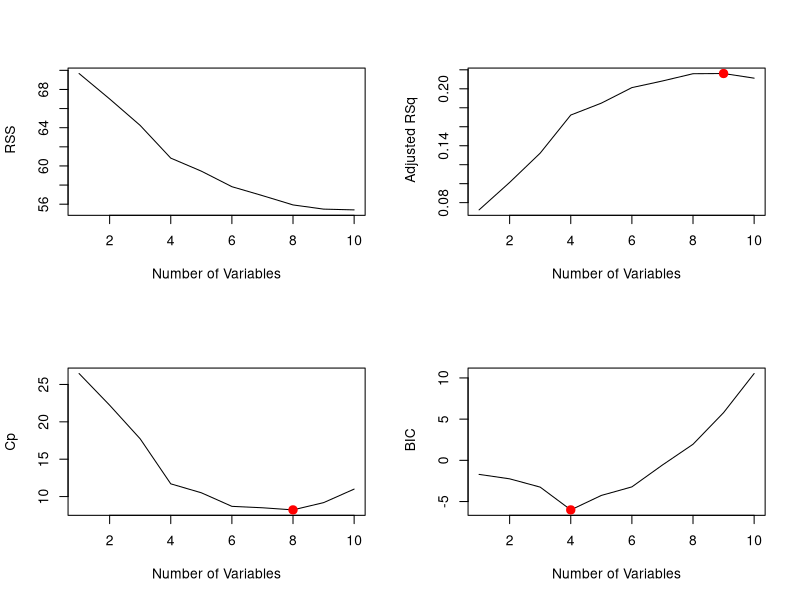
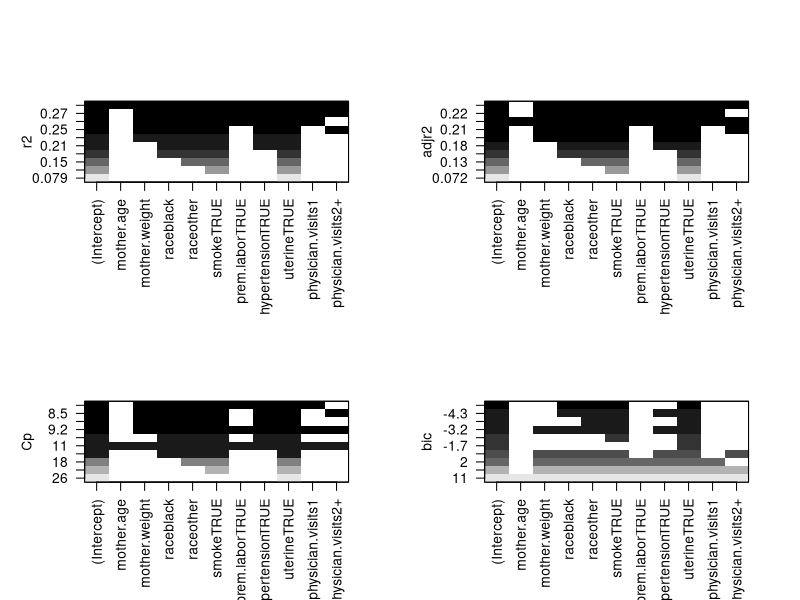
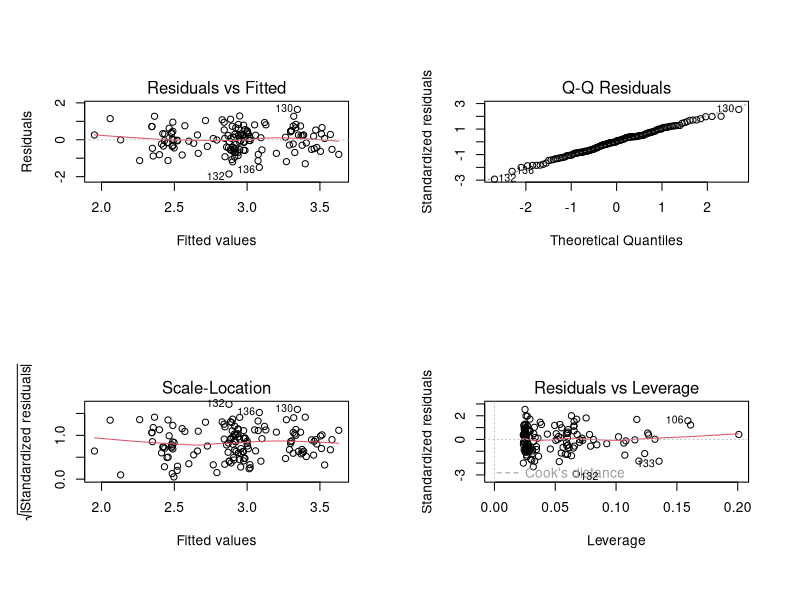
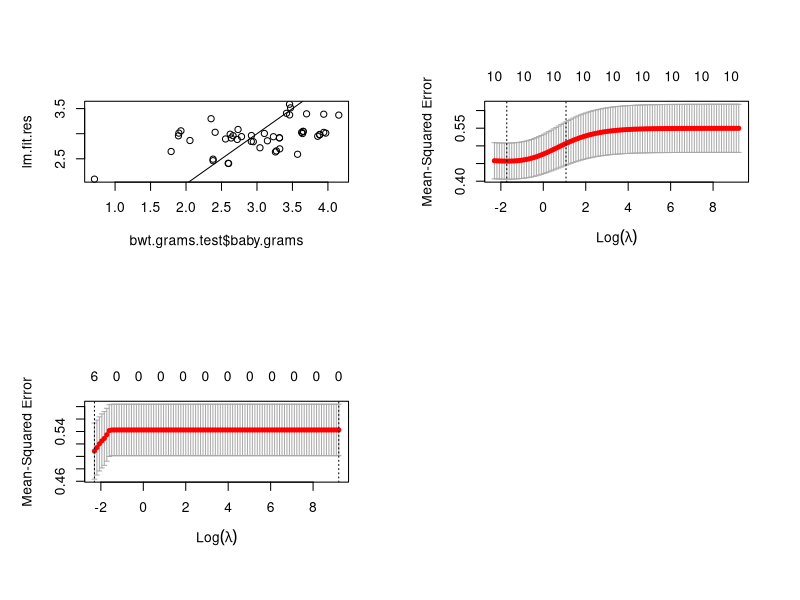

R code for these plots, in order:
## ---- chunk 1
library(MASS)
data(birthwt)

bwt.grams <- with(birthwt, {
  bwt <- bwt/1000
  race <- factor(race, labels = c("white", "black", "other"))
  ptd <- factor(ptl > 0)
  ftv <- factor(ftv)
  levels(ftv)[-(1:2)] <- "2+"
  data.frame(bwt, age, lwt, race, smoke = (smoke > 0),
             ptd, ht = (ht > 0), ui = (ui > 0), ftv)
})
colnames(bwt.grams) <- c("baby.grams", "mother.age", 
                       "mother.weight", "race",
                       "smoke", "prem.labor", 
                       "hypertension", "uterine",
                       "physician.visits")

#create train and test
set.seed(1)
train <- sample(1:nrow(bwt.grams), floor(0.75*nrow(bwt.grams)))
bwt.grams.train <- bwt.grams[train,]
bwt.grams.test <- bwt.grams[-train,]

library (leaps)
regfit.full=regsubsets(baby.grams~., bwt.grams.train, nvmax =19)
reg.summary = summary(regfit.full)
par(mfrow =c(2,2))
plot(reg.summary$rss ,xlab=" Number of Variables ",ylab=" RSS", type="l")
plot(reg.summary$adjr2 ,xlab =" Number of Variables ", ylab=" Adjusted RSq",type="l")
max.adjr2=which.max (reg.summary$adjr2)
max.adjr2
points (max.adjr2, reg.summary$adjr2[max.adjr2], col ="red",cex =2, pch =20)


plot(reg.summary$cp ,xlab =" Number of Variables ", ylab="Cp", type='l')
min.cp= which.min (reg.summary$cp )
min.cp
points (min.cp, reg.summary$cp[min.cp], col ="red",cex =2, pch =20)


min.bic = which.min(reg.summary$bic)
min.bic
plot(reg.summary$bic ,xlab=" Number of Variables ",ylab=" BIC", type='l')
points (min.bic, reg.summary$bic [min.bic], col =" red",cex =2, pch =20)

plot(regfit.full ,scale ="r2")
plot(regfit.full ,scale ="adjr2")
plot(regfit.full ,scale ="Cp")
plot(regfit.full ,scale ="bic")

coef(regfit.full, max.adjr2) 
coef(regfit.full, min.cp)
coef(regfit.full, min.bic)



#Linear regression with the predictors selected by best subset
lm.fit = lm( baby.grams~ mother.weight+race+smoke+hypertension+uterine, data=bwt.grams.train)
summary(lm.fit)
confint(lm.fit)
par(mfrow = c(2, 2))
plot(lm.fit)

lm.fit.res= predict(lm.fit, bwt.grams.test)
mean((lm.fit.res -bwt.grams.test$baby.grams)^2)
plot(bwt.grams.test$baby.grams,lm.fit.res)
abline (0,1)



library(glmnet)
##
bwt.x.train=model.matrix( baby.grams~., data=bwt.grams.train)[,-1]
bwt.y.train=bwt.grams.train$baby.grams

bwt.x.test=model.matrix( baby.grams~., data=bwt.grams.test)[,-1]
bwt.y.test=bwt.grams.test[,1]

grid.bwt =10^seq (-1,4, length =100)

# With alpha =0, glmnet computes the ridge

ridge =cv.glmnet(bwt.x.train,bwt.y.train,alpha =0, lambda =grid.bwt, nfolds=6)
plot(ridge)
ridge.opt = glmnet(bwt.x.train,bwt.y.train,alpha =0, lambda =ridge$lambda.min)
ridge.opt$beta
ridge.opt.res = predict(ridge.opt, s =ridge$lambda.min, newx=bwt.x.test)
mean((ridge.opt.res -bwt.y.test)^2)

# With alpha =1, glmnet computes the lasso
lasso =cv.glmnet(bwt.x.train,bwt.y.train,alpha =1, lambda =grid.bwt, nfolds=6)
lasso$lambda.min
plot(lasso)
lasso.opt = glmnet(bwt.x.train,bwt.y.train,alpha =1, lambda =lasso$lambda.min)
lasso.opt$beta
lasso.opt.res = predict(lasso.opt, s =lasso$lambda.min, newx=bwt.x.test)
mean((lasso.opt.res -bwt.y.test)^2)
